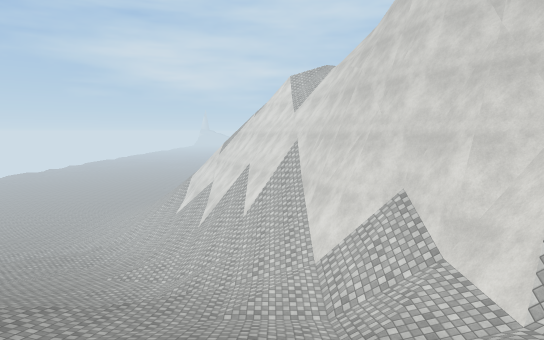
view 1 (above)

14 first-person views from a walk through a Unity game level. The camera is 1.3 m above the floor, tilts 6° down and sees 75° across. The floor is counted in squares, 2 m on a side. Each view is taken from the middle of a square. On the plan, view 1 faces up. The plan holds only what a view shows up to about 10 squares ahead; the rest is blank. The place goes on beyond the plan. Surface patterns are stand-ins for the level's own textures.

view 2
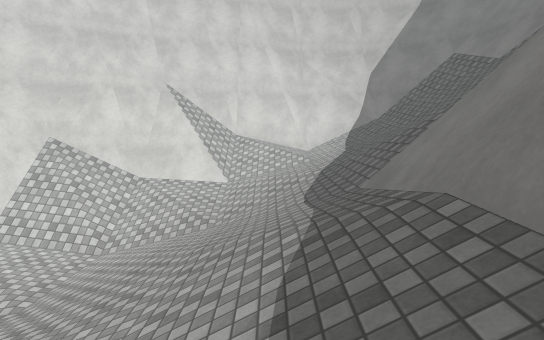

view 3
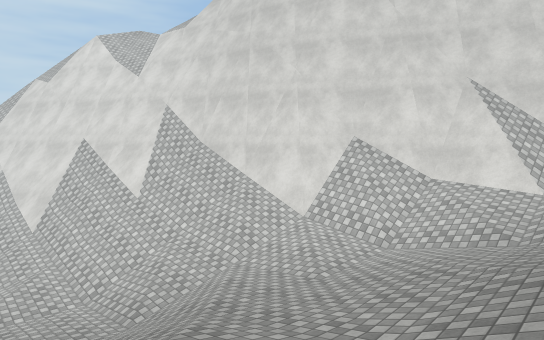

view 4
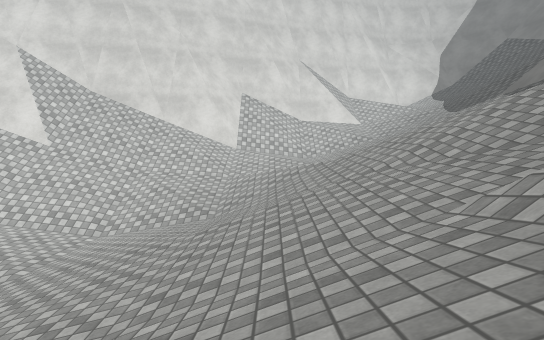

view 5
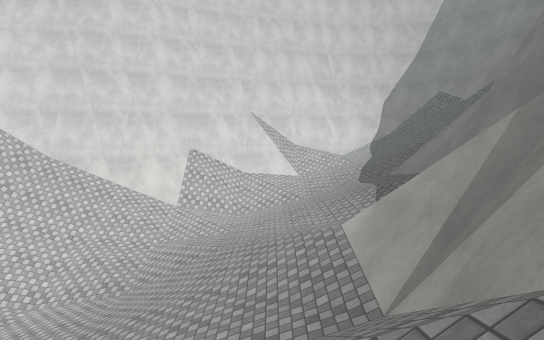

view 6
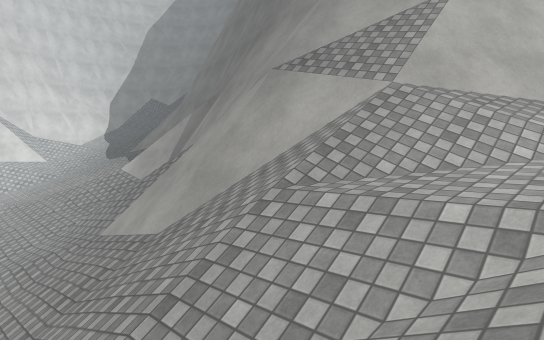

view 7
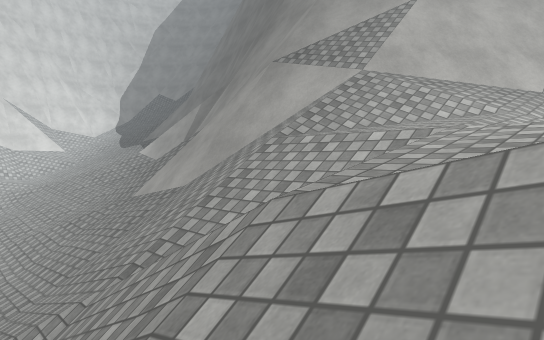

view 8
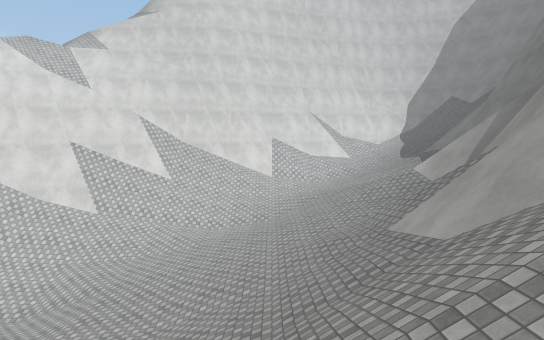

view 9
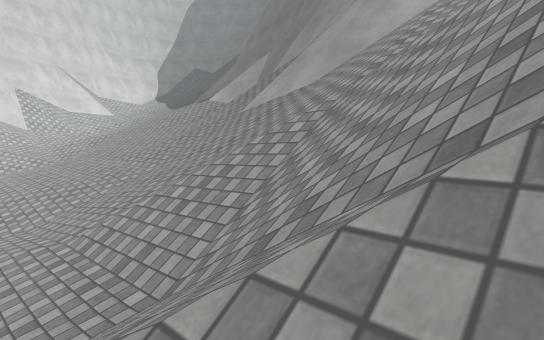

view 10
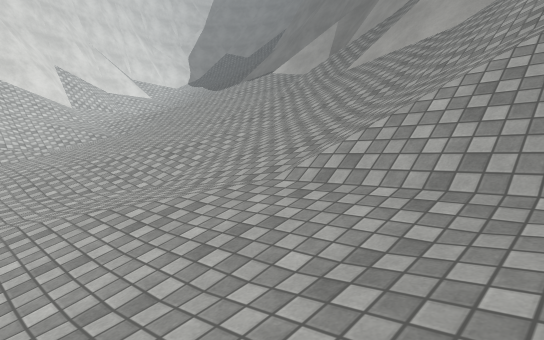

view 11
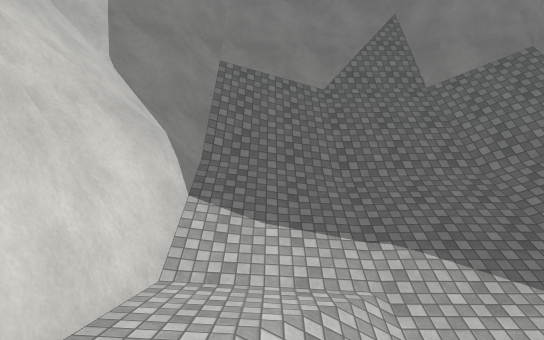

view 12
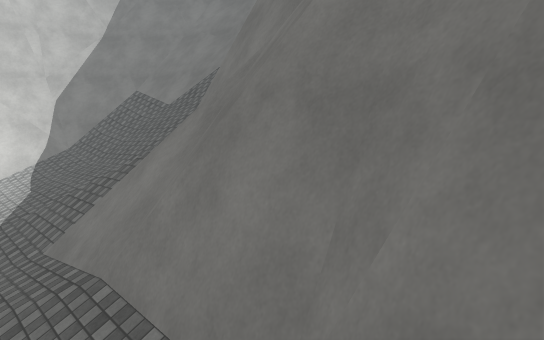

view 13
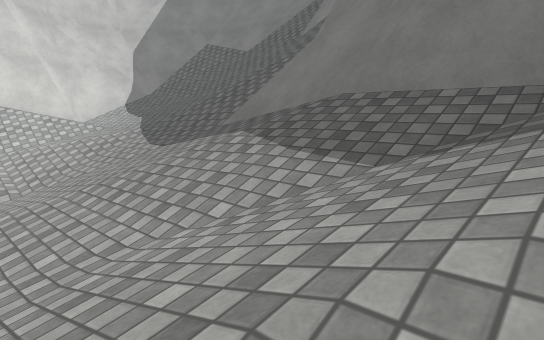

view 14
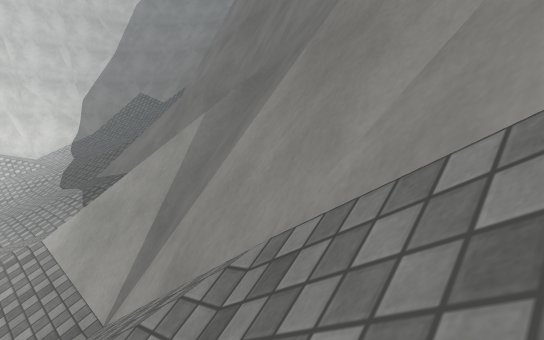

### Floor plan
Key: @ floor where view 1 was taken; # wall or solid block; . main floor; : floor 1.5 m higher than the main floor; - floor 1.5 m lower than the main floor; + floor 3.25 m higher than the main floor; * floor 4.75 m higher than the main floor; % floor 6.5 m higher than the main floor; / step, stairs or slope; = window, fence, low wall or low ledge; v drop or lower ground.
Columns run from 16 left of view 1 to 5 right of it. Each row starts with its distance up from view 1.
 13        -///////#/#
 12    //......./////#
 11  ///......./:////#
 10  //////./::::////##
  9 /////////::::////###
  8 //////////::///////#
  7 %//////////////:+//###
  6 %/////#///////++://###
  5  %///v/////////////#/#
  4  ////######//////////#
  3  /#/=#####///////////#
  2  ##// v  ######/////*#
  1  ##         ##///////#
  0  ##          ###@////#
 -1                #/////#
 -2                ##//###
 -3                 #//##
 -4                 ####

Positions as (right, up) in squares from view 1, and headings:
1: (0, 0), facing up
2: (-5, 3), facing right
3: (-5, 3), facing up-right
4: (-9, 7), facing right
5: (-10, 5), facing right
6: (-15, 8), facing down-right
7: (-16, 9), facing down-right
8: (-15, 8), facing right
9: (-15, 11), facing down-right
10: (-13, 12), facing down-right
11: (4, 5), facing down
12: (-6, 3), facing down-right
13: (-5, 5), facing down-right
14: (-10, 5), facing down-right
